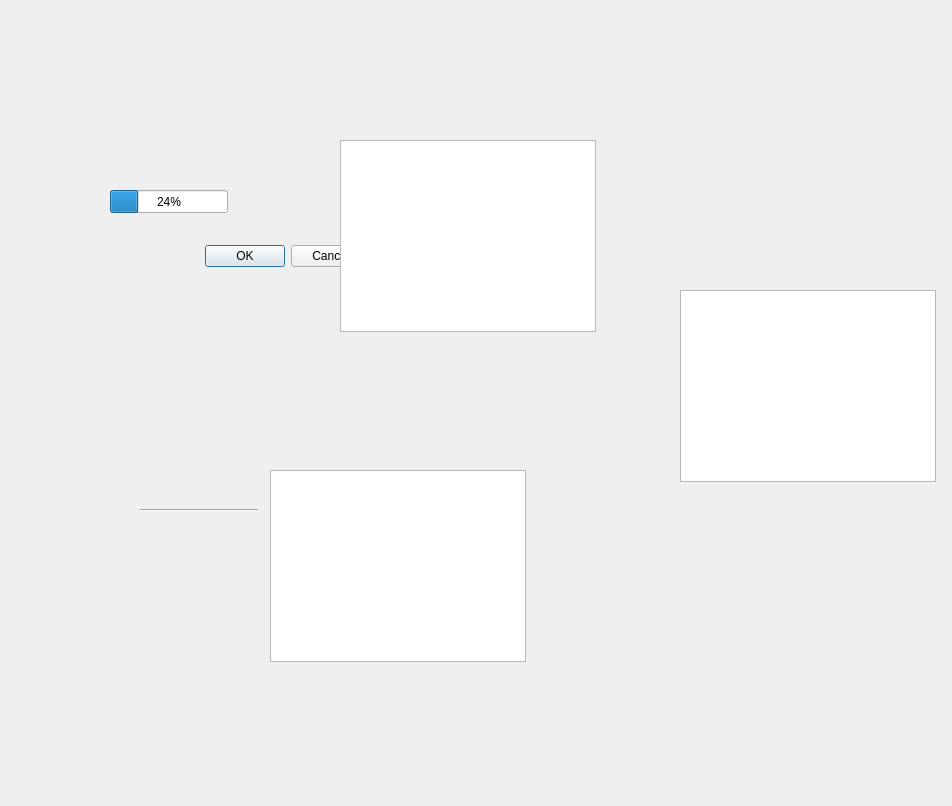
<?xml version="1.0" encoding="UTF-8"?>
<ui version="4.0">
 <class>Dialog</class>
 <widget class="QDialog" name="Dialog">
  <property name="geometry">
   <rect>
    <x>0</x>
    <y>0</y>
    <width>952</width>
    <height>806</height>
   </rect>
  </property>
  <property name="windowTitle">
   <string>Dialog</string>
  </property>
  <property name="styleSheet">
   <string notr="true"/>
  </property>
  <widget class="QDialogButtonBox" name="buttonBox">
   <property name="geometry">
    <rect>
     <x>30</x>
     <y>240</y>
     <width>341</width>
     <height>32</height>
    </rect>
   </property>
   <property name="orientation">
    <enum>Qt::Horizontal</enum>
   </property>
   <property name="standardButtons">
    <set>QDialogButtonBox::Cancel|QDialogButtonBox::Ok</set>
   </property>
  </widget>
  <widget class="QListView" name="listView">
   <property name="geometry">
    <rect>
     <x>270</x>
     <y>470</y>
     <width>256</width>
     <height>192</height>
    </rect>
   </property>
  </widget>
  <widget class="QCheckBox" name="checkBox">
   <property name="geometry">
    <rect>
     <x>500</x>
     <y>230</y>
     <width>81</width>
     <height>20</height>
    </rect>
   </property>
   <property name="text">
    <string>CheckBox</string>
   </property>
  </widget>
  <widget class="QTableWidget" name="tableWidget">
   <property name="geometry">
    <rect>
     <x>680</x>
     <y>290</y>
     <width>256</width>
     <height>192</height>
    </rect>
   </property>
  </widget>
  <widget class="QTextBrowser" name="textBrowser">
   <property name="geometry">
    <rect>
     <x>340</x>
     <y>140</y>
     <width>256</width>
     <height>192</height>
    </rect>
   </property>
  </widget>
  <widget class="Line" name="line">
   <property name="geometry">
    <rect>
     <x>140</x>
     <y>400</y>
     <width>118</width>
     <height>221</height>
    </rect>
   </property>
   <property name="orientation">
    <enum>Qt::Horizontal</enum>
   </property>
  </widget>
  <widget class="QProgressBar" name="progressBar">
   <property name="geometry">
    <rect>
     <x>110</x>
     <y>190</y>
     <width>118</width>
     <height>23</height>
    </rect>
   </property>
   <property name="value">
    <number>24</number>
   </property>
  </widget>
 </widget>
 <resources/>
 <connections>
  <connection>
   <sender>buttonBox</sender>
   <signal>accepted()</signal>
   <receiver>Dialog</receiver>
   <slot>accept()</slot>
   <hints>
    <hint type="sourcelabel">
     <x>248</x>
     <y>254</y>
    </hint>
    <hint type="destinationlabel">
     <x>157</x>
     <y>274</y>
    </hint>
   </hints>
  </connection>
  <connection>
   <sender>buttonBox</sender>
   <signal>rejected()</signal>
   <receiver>Dialog</receiver>
   <slot>reject()</slot>
   <hints>
    <hint type="sourcelabel">
     <x>316</x>
     <y>260</y>
    </hint>
    <hint type="destinationlabel">
     <x>286</x>
     <y>274</y>
    </hint>
   </hints>
  </connection>
 </connections>
</ui>
